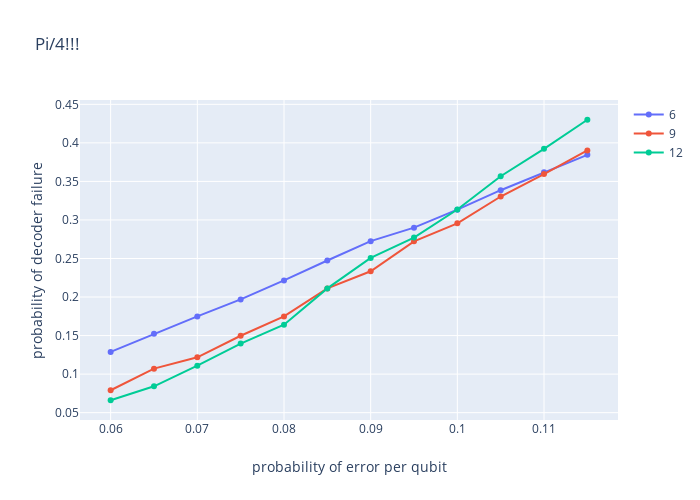

The notebook cell saved with this chart:
### Code cell
# Try for (6): (4,2), for (9): (6,3) and for (12): (8,4)
# Pi/4 rotation, reproduce Kovalev?
# Trying again, for 10,000 reps and a greater right end of pe

def plot_plotly_select(x, y_range, d_range, title):
    fig = go.Figure()
    for d in d_range:
        fig.add_trace(go.Scatter(x=x, y=y[d], mode='lines+markers', name=d))
    fig.update_layout(autosize=False,
    width=700,
    height=500,
    title=title,
    xaxis_title='probability of error per qubit',
    yaxis_title='probability of decoder failure',)
    return fig

x = list(np.arange(0.06, 0.12, 0.005))
y = {
    (6): [0.1288, 0.1523, 0.1749, 0.1969, 0.2216, 0.2474, 0.2725, 0.29, 0.3133, 0.3386, 0.3618, 0.3845, 0.4151, 0.4331, 0.4585, 0.4853, 0.4881, 0.5095],
    (9): [0.0791, 0.1071, 0.1218, 0.1498, 0.1748, 0.2112, 0.2334, 0.2723, 0.2956, 0.3304, 0.3596, 0.3902, 0.4156, 0.4417, 0.4786, 0.5059, 0.5363, 0.5527],
    (12): [0.0661, 0.0842, 0.111, 0.1396, 0.1641, 0.2112, 0.2507, 0.2772, 0.3136, 0.3567, 0.3923, 0.43, 0.468, 0.5037, 0.5249, 0.5539, 0.5926, 0.6078]}
plot_plotly_select(x, y, [6,9, 12], 'Pi/4!!!')

### Figure 1 — Plotly figure (JSON) as saved in the notebook; plotly's stock layout.template omitted (floating-point values rounded to 4 significant figures)
{"data": [{"mode": "lines+markers", "name": "6", "type": "scatter", "x": [0.06, 0.065, 0.07, 0.075, 0.08, 0.085, 0.09, 0.095, 0.1, 0.105, 0.11, 0.115], "y": [0.1288, 0.1523, 0.1749, 0.1969, 0.2216, 0.2474, 0.2725, 0.29, 0.3133, 0.3386, 0.3618, 0.3845, 0.4151, 0.4331, 0.4585, 0.4853, 0.4881, 0.5095]}, {"mode": "lines+markers", "name": "9", "type": "scatter", "x": [0.06, 0.065, 0.07, 0.075, 0.08, 0.085, 0.09, 0.095, 0.1, 0.105, 0.11, 0.115], "y": [0.0791, 0.1071, 0.1218, 0.1498, 0.1748, 0.2112, 0.2334, 0.2723, 0.2956, 0.3304, 0.3596, 0.3902, 0.4156, 0.4417, 0.4786, 0.5059, 0.5363, 0.5527]}, {"mode": "lines+markers", "name": "12", "type": "scatter", "x": [0.06, 0.065, 0.07, 0.075, 0.08, 0.085, 0.09, 0.095, 0.1, 0.105, 0.11, 0.115], "y": [0.0661, 0.0842, 0.111, 0.1396, 0.1641, 0.2112, 0.2507, 0.2772, 0.3136, 0.3567, 0.3923, 0.43, 0.468, 0.5037, 0.5249, 0.5539, 0.5926, 0.6078]}], "layout": {"autosize": false, "height": 500, "title": {"text": "Pi/4!!!"}, "width": 700, "xaxis": {"title": {"text": "probability of error per qubit"}}, "yaxis": {"title": {"text": "probability of decoder failure"}}}}
